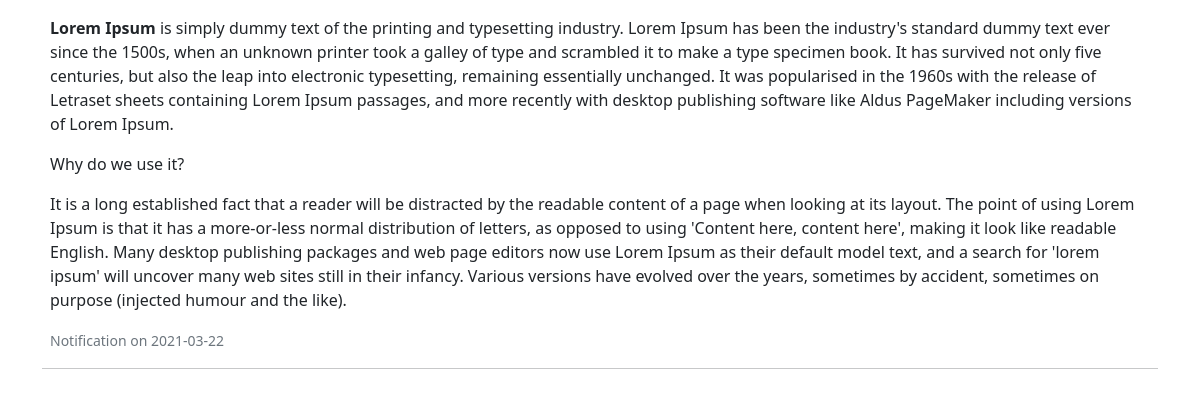
Before: /teacher/teacher_notification with the older database file.
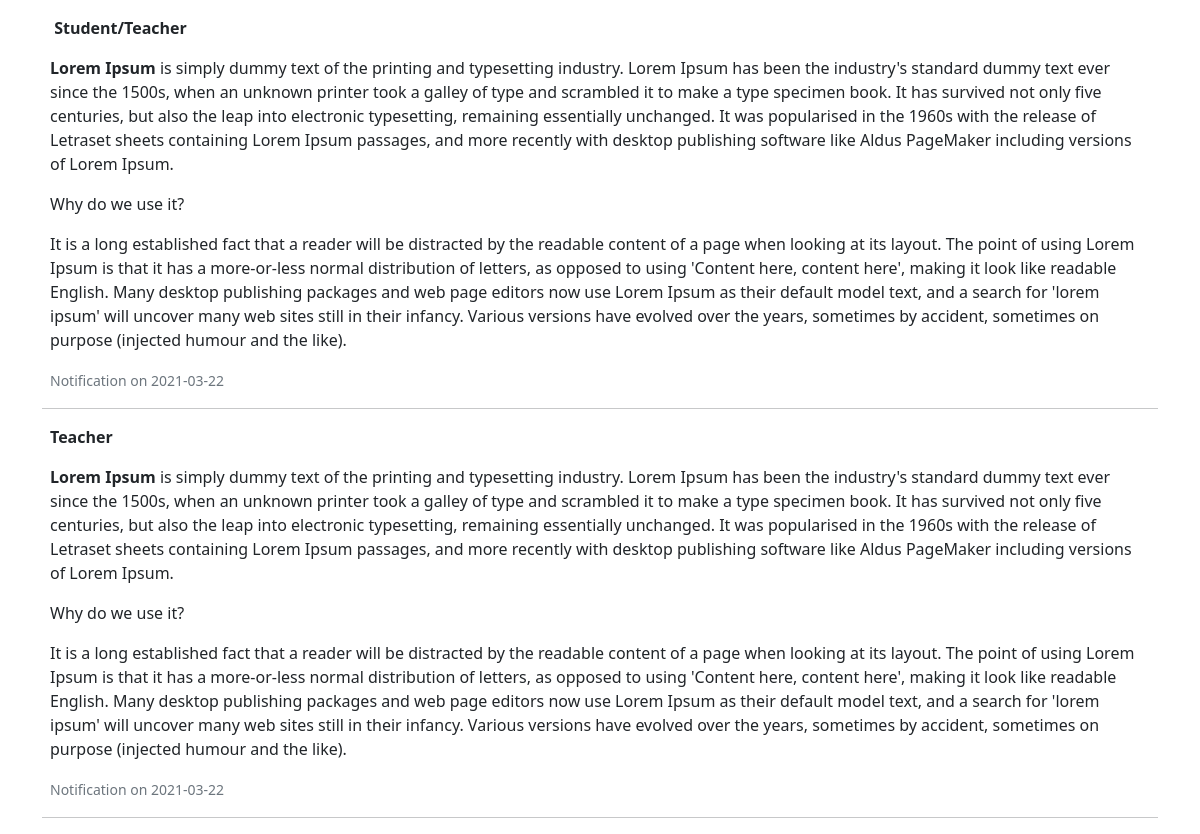
After: the same page with the newer database file.
### app/models.py (models this page shows, shortened)
class Notification(db.Model):
    id = db.Column(db.Integer, primary_key=True)
    notification = db.Column(db.Text)
    sender = db.Column(db.String(64))
    notify_date = db.Column(db.DateTime, default=datetime.utcnow())

### app/routes.py (the view)
@app.route('/teacher/teacher_notification')
def teacher_notification():
    notifications = Notification.query.filter(Notification.sender != 'Student').order_by(Notification.notify_date.desc()).all()
    return render_template('teacher/teacher_notification.html', notifications=notifications)

### app/routes.py (called while the page is built)
@app.before_request
def before_request():
    g.user = None
    if 'teacher_id' in session:
        user = Teacher.query.filter_by(id=session['teacher_id']).first()
        g.user = user

@app.before_request
def std_before_request():
    g.std_user = None
    if 'student_id' in session:
        std_user = Student.query.filter_by(id=session['student_id']).first()
        g.std_user = std_user

### app/templates/teacher/teacher_notification.html (shortened to what this page needs)
<!DOCTYPE html>
<html lang="en">
<head>
    <link href="https://cdn.jsdelivr.net/npm/bootstrap@5.0.0-beta2/dist/css/bootstrap.min.css" rel="stylesheet">
</head>
<body>
    <div class="container">
        {% for notify in notifications %}
        <div class="m-2">
            <p class="text-capitalize text-justify">
                {{ notify.notification|safe }}
            </p>
            <p>
                <small class="text-muted">Notification on {{ notify.notify_date.strftime('%Y-%m-%d') }}</small>
            </p>
        </div>
        <hr>
        {% endfor %}
    </div>
</body>
</html>

Changed rows visible on the page:
no longer on this page (row edited): Notification: notification "Lorem Ipsum is simply dummy text of the printing and typesetting industry. Lorem Ipsum has been the industry's standard dummy text ever since the 1500s, when an unknown printer took a galley of type and scrambled it to make a type specimen book. It has survived not only five centuries, but also the leap into electronic typesetting, remaining essentially unchanged. It was popularised in the 1960s with the release of Letraset sheets containing Lorem Ipsum passages, and more recently with desktop publishing software like Aldus PageMaker including versions of Lorem Ipsum. Why do we use it? It is a long established fact that a reader will be distracted by the readable content of a page when…", notify_date "2021-03-22"
added Notification: notification "Student/Teacher Lorem Ipsum is simply dummy text of the printing and typesetting industry. Lorem Ipsum has been the industry's standard dummy text ever since the 1500s, when an unknown printer took a galley of type and scrambled it to make a type specimen book. It has survived not only five centuries, but also the leap into electronic typesetting, remaining essentially unchanged. It was popularised in the 1960s with the release of Letraset sheets containing Lorem Ipsum passages, and more recently with desktop publishing software like Aldus PageMaker including versions of Lorem Ipsum. Why do we use it? It is a long established fact that a reader will be distracted by the readable content of…", notify_date "2021-03-22"
now on this page (row edited): Notification: notification "Teacher Lorem Ipsum is simply dummy text of the printing and typesetting industry. Lorem Ipsum has been the industry's standard dummy text ever since the 1500s, when an unknown printer took a galley of type and scrambled it to make a type specimen book. It has survived not only five centuries, but also the leap into electronic typesetting, remaining essentially unchanged. It was popularised in the 1960s with the release of Letraset sheets containing Lorem Ipsum passages, and more recently with desktop publishing software like Aldus PageMaker including versions of Lorem Ipsum. Why do we use it? It is a long established fact that a reader will be distracted by the readable content of a page…", notify_date "2021-03-22"
